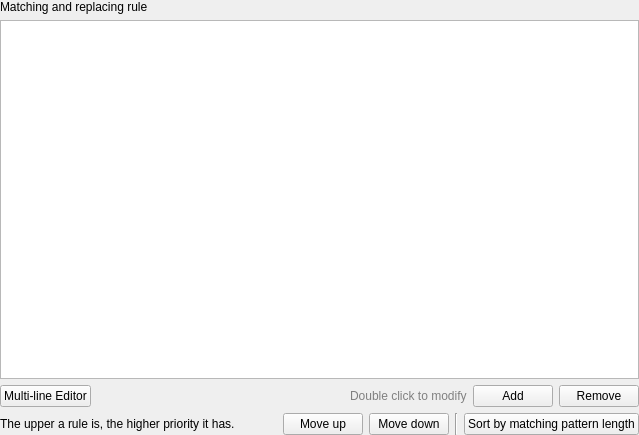
<?xml version="1.0" encoding="UTF-8"?>
<ui version="4.0">
 <class>ReplaceRulesWidget</class>
 <widget class="QWidget" name="ReplaceRulesWidget">
  <property name="geometry">
   <rect>
    <x>0</x>
    <y>0</y>
    <width>639</width>
    <height>435</height>
   </rect>
  </property>
  <property name="windowTitle">
   <string>Form</string>
  </property>
  <layout class="QVBoxLayout" name="verticalLayout">
   <property name="leftMargin">
    <number>0</number>
   </property>
   <property name="topMargin">
    <number>0</number>
   </property>
   <property name="rightMargin">
    <number>0</number>
   </property>
   <property name="bottomMargin">
    <number>0</number>
   </property>
   <item>
    <widget class="QLabel" name="label">
     <property name="text">
      <string>Matching and replacing rule</string>
     </property>
    </widget>
   </item>
   <item>
    <widget class="QTableView" name="ruleTableView">
     <property name="selectionMode">
      <enum>QAbstractItemView::SingleSelection</enum>
     </property>
     <property name="selectionBehavior">
      <enum>QAbstractItemView::SelectRows</enum>
     </property>
     <attribute name="horizontalHeaderDefaultSectionSize">
      <number>250</number>
     </attribute>
     <attribute name="verticalHeaderVisible">
      <bool>false</bool>
     </attribute>
    </widget>
   </item>
   <item>
    <layout class="QHBoxLayout" name="horizontalLayout">
     <item>
      <widget class="QPushButton" name="multiLineEditButton">
       <property name="text">
        <string>Multi-line Editor</string>
       </property>
      </widget>
     </item>
     <item>
      <spacer name="horizontalSpacer">
       <property name="orientation">
        <enum>Qt::Horizontal</enum>
       </property>
       <property name="sizeHint" stdset="0">
        <size>
         <width>40</width>
         <height>20</height>
        </size>
       </property>
      </spacer>
     </item>
     <item>
      <widget class="QLabel" name="label_2">
       <property name="enabled">
        <bool>true</bool>
       </property>
       <property name="text">
        <string>&lt;span style=&quot;color: grey&quot;&gt;Double click to modify&lt;/span&gt;</string>
       </property>
      </widget>
     </item>
     <item>
      <widget class="QPushButton" name="addButton">
       <property name="text">
        <string>Add</string>
       </property>
      </widget>
     </item>
     <item>
      <widget class="QPushButton" name="deleteButton">
       <property name="text">
        <string>Remove</string>
       </property>
      </widget>
     </item>
    </layout>
   </item>
   <item>
    <layout class="QHBoxLayout" name="horizontalLayout_2">
     <item>
      <widget class="QLabel" name="label_3">
       <property name="text">
        <string>The upper a rule is, the higher priority it has.</string>
       </property>
      </widget>
     </item>
     <item>
      <spacer name="horizontalSpacer_2">
       <property name="orientation">
        <enum>Qt::Horizontal</enum>
       </property>
       <property name="sizeHint" stdset="0">
        <size>
         <width>40</width>
         <height>20</height>
        </size>
       </property>
      </spacer>
     </item>
     <item>
      <widget class="QPushButton" name="moveUpButton">
       <property name="text">
        <string>Move up</string>
       </property>
      </widget>
     </item>
     <item>
      <widget class="QPushButton" name="moveDownButton">
       <property name="text">
        <string>Move down</string>
       </property>
      </widget>
     </item>
     <item>
      <widget class="Line" name="line">
       <property name="orientation">
        <enum>Qt::Vertical</enum>
       </property>
      </widget>
     </item>
     <item>
      <widget class="QPushButton" name="sortByMatchPatternLengthButton">
       <property name="text">
        <string>Sort by matching pattern length</string>
       </property>
      </widget>
     </item>
    </layout>
   </item>
  </layout>
 </widget>
 <resources/>
 <connections/>
</ui>
